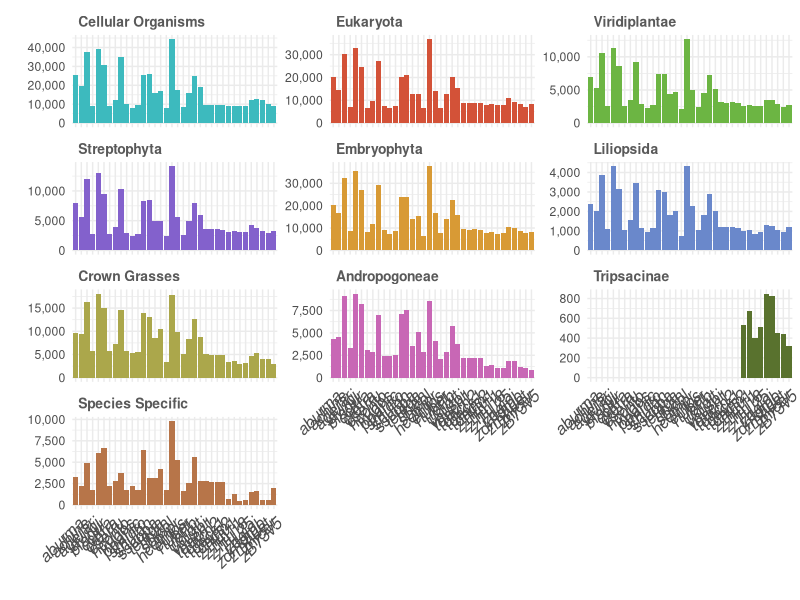
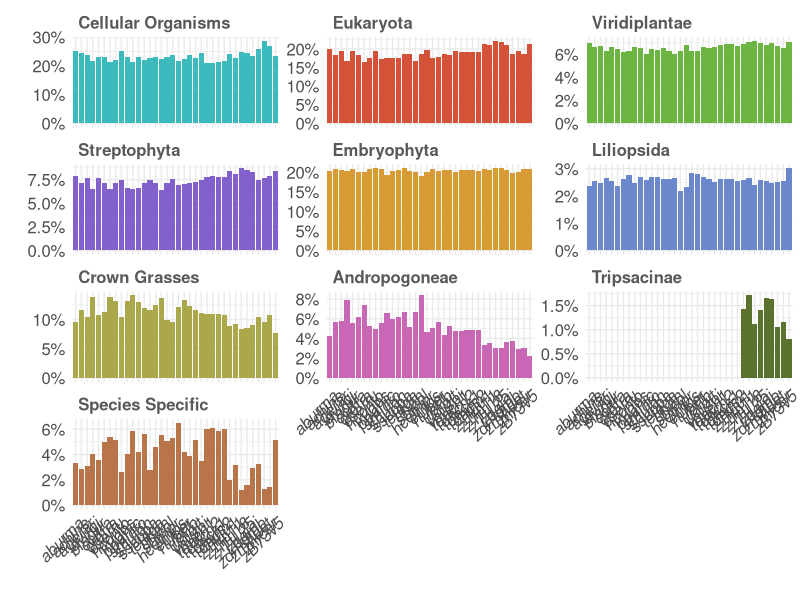
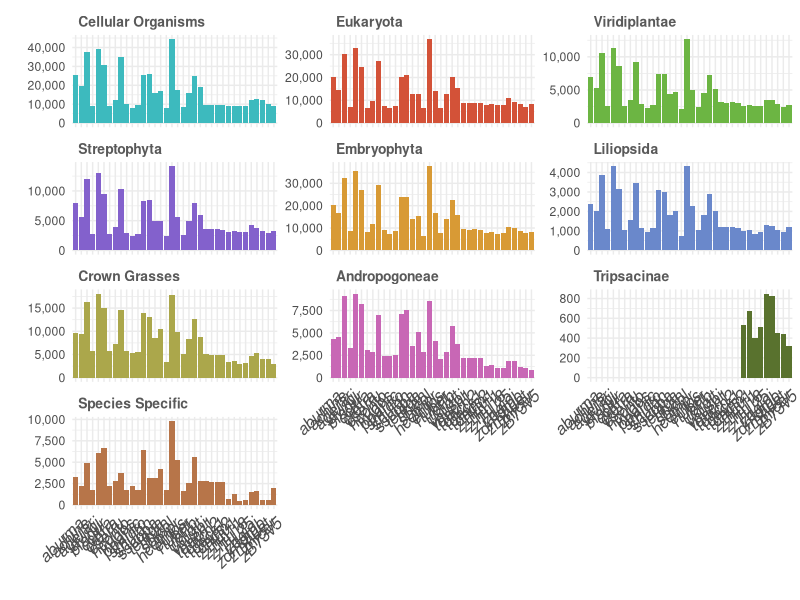
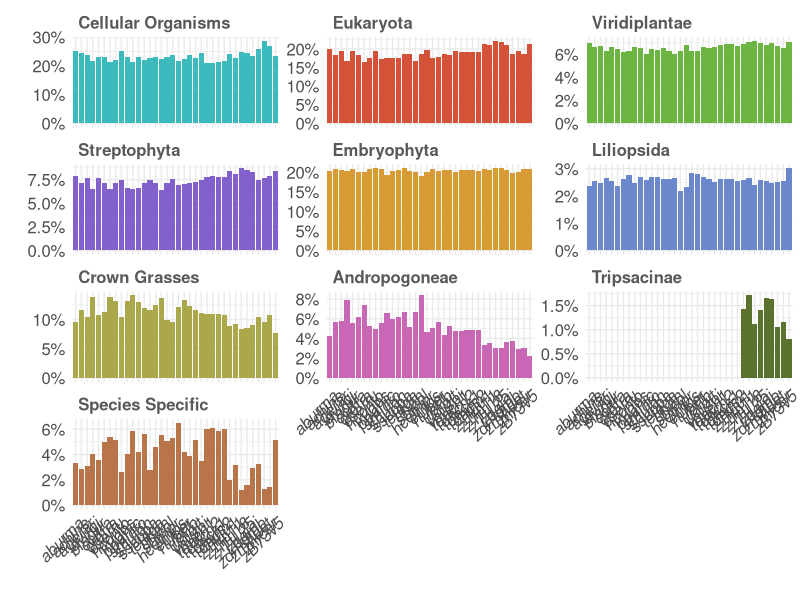
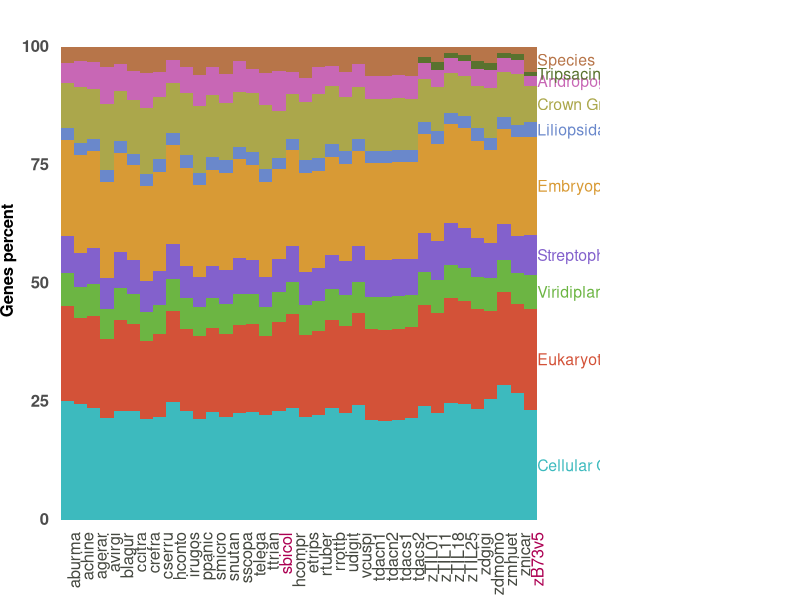

R code for these plots, in order:
library(data.table)
library(tidyverse)
library(scales)
library(ggtext)
setwd("C:/Users/arun/OneDrive - Iowa State University/OrganizedDocuments/HuffordLab/PanAnd/phylostratr/phylostratr_results")
psdata <- fread("combined_ps.tsv")

colnames(psdata) <- c("Species", "Strata", "Genes", "Order")

ps.collapsed <- psdata %>% group_by(Species) %>%
  mutate(SppTotal = sum(Genes)) %>%
  mutate(
    NewStrata =
      case_when(
        Strata == "cellular_organisms" ~ "Cellular Organisms",
        Strata == "Eukaryota" ~ "Eukaryota",
        Strata == "Viridiplantae" ~ "Viridiplantae",
        Strata == "Streptophyta" ~ "Streptophyta",
        Strata == "Streptophytina" ~ "Streptophyta",
        Strata == "Embryophyta" ~ "Embryophyta",
        Strata == "Tracheophyta" ~ "Embryophyta",
        Strata == "Euphyllophyta" ~ "Embryophyta",
        Strata == "Spermatophyta"   ~ "Embryophyta",
        Strata == "Magnoliopsida" ~ "Embryophyta",
        Strata == "Mesangiospermae" ~ "Embryophyta",
        Strata == "Liliopsida" ~ "Liliopsida",
        Strata == "Petrosaviidae"  ~ "Liliopsida",
        Strata == "commelinids" ~ "Liliopsida",
        Strata == "Poales" ~ "Liliopsida",
        Strata == "crown_grasses" ~ "Crown Grasses",
        Strata == "PACMAD_clade" ~ "Crown Grasses",
        Strata == "BOP_clade" ~ "Crown Grasses",
        Strata == "Panicoideae" ~ "Crown Grasses",
        Strata == "Androp+Paspal" ~ "Crown Grasses",
        Strata == "Andropogoneae" ~ "Andropogoneae",
        Strata == "awned_Andropogoneae" ~ "Andropogoneae",
        Strata == "burmanicus+the_rest" ~ "Andropogoneae",
        Strata == "Apludinae+the_rest" ~ "Andropogoneae",
        Strata == "Ischaemininae+the_rest" ~ "Andropogoneae",
        Strata == "Saccharinae+the_rest" ~ "Andropogoneae",
        Strata == "Germainiinae+the_rest" ~ "Andropogoneae",
        Strata == "core_Andropogoneae" ~ "Andropogoneae",
        Strata == "Cymbo+DASH_clade" ~ "Andropogoneae",
        Strata == "BBS_&_chinensis" ~ "Andropogoneae",
        Strata == "Andropogoninae" ~ "Andropogoneae",
        Strata == "Anatherum_&_Schizac" ~ "Andropogoneae",
        Strata == "Schizachyrium" ~ "Andropogoneae",
        Strata == "Cymbopogon" ~ "Andropogoneae",
        Strata == "incertae_sedis" ~ "Andropogoneae",
        Strata == "BCD+Them_&_Het" ~ "Andropogoneae",
        Strata == "Them_&_Het" ~ "Andropogoneae",
        Strata == "awnless_Andropogoneae" ~ "Andropogoneae",
        Strata == "Trips_Rhyt" ~ "Andropogoneae",
        Strata == "Ratz-Elio" ~ "Andropogoneae",
        Strata == "Ratzeburgiinae" ~ "Andropogoneae",
        Strata == "Voss-Urely" ~ "Andropogoneae",
        Strata == "Rhytachninae" ~ "Andropogoneae",
        Strata == "Tripsacinae" ~ "Andropogoneae",
        Strata == "Zea" ~ "Tripsacinae",
        Strata == "Central_America" ~ "Tripsacinae",
        Strata == "Zea_mays" ~ "Tripsacinae",
        Strata == "parv-mays-mex" ~ "Tripsacinae",
        TRUE                      ~ "Species Specific"
      )
  ) %>%
  group_by(Species, NewStrata) %>%
  mutate(GroupedGenes = sum(Genes)) %>%
  select(c(Species, NewStrata, SppTotal, GroupedGenes)) %>%
  mutate(Percentage = round(100 * GroupedGenes / SppTotal, 2)) %>%
  distinct()

ps.collapsed$NewStrata <-
  factor(
    ps.collapsed$NewStrata,
    levels = c(
      "Cellular Organisms",
      "Eukaryota",
      "Viridiplantae",
      "Streptophyta",
      "Embryophyta",
      "Liliopsida",
      "Crown Grasses",
      "Andropogoneae",
      "Tripsacinae",
      "Species Specific"
    )
  )
ps.collapsed$Species <-
  factor(
    ps.collapsed$Species,
    levels = c(
      "aburma",
      "achine",
      "agerar",
      "avirgi",
      "blagur",
      "ccitra",
      "crefra",
      "cserru",
      "hconto",
      "irugos",
      "ppanic",
      "smicro",
      "snutan",
      "sscopa",
      "telega",
      "ttrian",
      "sbicol",
      "hcompr",
      "etrips",
      "rtuber",
      "rrottb",
      "udigit",
      "vcuspi",
      "tdacn1",
      "tdacn2",
      "tdacs1",
      "tdacs2",
      "zTIL01",
      "zTIL11",
      "zTIL18",
      "zTIL25",
      "zdgigi",
      "zdmomo",
      "zmhuet",
      "znicar",
      "zB73v5"
    )
  )
stratacolors <- c(
  "Cellular Organisms" = "#3dbabe",
  "Eukaryota" = "#d35238",
  "Viridiplantae" = "#6cb543",
  "Streptophyta" = "#8361cc",
  "Embryophyta" = "#d89a35",
  "Liliopsida" = "#6a88cb",
  "Crown Grasses" = "#aba74b",
  "Andropogoneae" = "#c867b5",
  "Tripsacinae" = "#59722e",
  "Species Specific" = "#b77549"
)

ggplot(ps.collapsed, aes(x = Species, y = GroupedGenes, fill = NewStrata)) +
  geom_bar(stat = 'identity') +
  labs(x = "", y = "") + theme_minimal() +
  scale_y_continuous(labels = label_comma()) + scale_fill_manual(values = stratacolors) +
  theme(
    axis.text.x = element_text(
      angle = 45,
      vjust = 1,
      hjust = 1,
      size = 12,
      face = "italic"
    ),
    strip.text = element_text(
      face = "bold",
      color = "gray35",
      hjust = 0,
      size = 10
    ),
    strip.background = element_rect(fill = "white", linetype = "blank"),
    legend.position = "none"
  ) +
  facet_wrap("NewStrata", scales = "free_y", ncol = 3) 

ggsave(
  "phylostrata-counts_barplot_supplement_option3.pdf",
  width = 20,
  height = 15,
  dpi = 300
)

ggplot(ps.collapsed, aes(x = Species, y = Percentage, fill = NewStrata)) +
  geom_bar(stat = 'identity') +
  labs(x = "", y = "") + theme_minimal() +
  scale_y_continuous(labels = scales::percent_format(scale = 1)) +
  scale_fill_manual(values = stratacolors) +
  theme(
    axis.text.y = element_text(size = 12),
    axis.text.x = element_text(
      angle = 45,
      vjust = 1,
      hjust = 1,
      size = 12,
      face = "italic"
    ),
    strip.text = element_text(
      face = "bold",
      color = "gray35",
      hjust = 0,
      size = 12
    ),
    strip.background = element_rect(fill = "white", linetype = "blank"),
    legend.position = "none"
  ) +
  facet_wrap("NewStrata", scales = "free_y", ncol = 3) 

ggsave(
  "phylostrata_barplot_supplement_option2.pdf",
  width = 20,
  height = 15,
  dpi = 300
)
# distint colors for sorghum, and B73.v5 (not sequenced in this project)
labelColors <- c(rep("#454840", 16), "#ac0052", rep("#454840", 18), "#ac0052") 

# plot starta
names <- as.data.frame(levels(ps.collapsed$NewStrata))
colnames(names) <- "strata"
p <- ggplot() +
  geom_bar(
    aes(x = Species, y = Percentage, fill = NewStrata),
    position = position_stack(reverse = TRUE),
    data = ps.collapsed,
    stat = "identity",
    width = 1
  ) +
  theme_minimal(base_size = 14) +
  scale_y_continuous(
    labels = scales::label_comma(),
    expand = expansion(mult = c(0, .1))
  ) +
  scale_x_discrete(expand = expansion(mult = c(0, 0.15))) +
  scale_fill_manual(values = stratacolors) +
  xlab("") +
  ylab("Genes percent") +
  theme(
    legend.position = "none",
    legend.text = element_markdown(size = rel(1.2)),
    panel.background = element_rect(color = "#FFFFFF", fill = "white"),
    panel.grid.minor = element_blank(),
    panel.grid.major = element_blank(),
    axis.title.y = element_markdown(size = 12, face = "bold"),
    axis.text.y = element_markdown(size = 12, face = "bold"),
    axis.text.x = element_markdown(
      angle = 90,
      vjust = 1,
      hjust = 1,
      size = 12,
      color = labelColors
    ),
    plot.margin = unit(c(0, 2, 0, 0), "in"),
    axis.ticks.y = element_line(colour = "white", size = 0),
    axis.ticks.x = element_line(colour = "#222222", size = 0),
    axis.ticks.length = unit(0.2, "cm"),
    axis.title.x = ggtext::element_markdown(size = rel(1.2))
  ) +
  geom_text(
    data = filter(ps.collapsed, Species == "zB73v5"),
    aes(
      x = 36.5,
      y = Percentage,
      label = names$strata
    ),
    position = position_stack(vjust = 0.5),
    color = stratacolors,
    size = 4,
    face = "bold",
    hjust = 0
  )
ggsave(
  "phylostrata_layer_supplement_option1.pdf",
  plot = p,
  dpi = 900,
  width = 14,
  height = 8,
  limitsize = F
)
